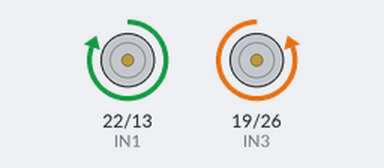
The program below on a simulated Raspberry Pi (BCM pin numbers). Shown: motor-driver pin pairs drawn as motors (green arrow = first pin HIGH = forward, orange = second pin HIGH = backward, longer = more drive, scaled by the enable pin).

Above: at 1.0 s.
At 3.0 s:
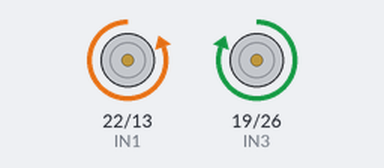
Timing chart, 0 to 5.2 s (numbered marks = the images above):
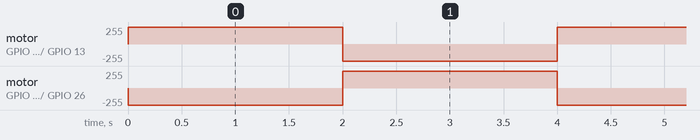

The program:

motor.py
```python
import RPi.GPIO as GPIO
import time

# 设置GPIO引脚编号模式
GPIO.setmode(GPIO.BCM)

# 定义GPIO引脚
ENA = 5
IN1 = 22
IN2 = 13
IN3 = 19
IN4 = 26
ENB = 20

# 设置GPIO引脚为输出模式
GPIO.setup(ENA, GPIO.OUT)
GPIO.setup(IN1, GPIO.OUT)
GPIO.setup(IN2, GPIO.OUT)
GPIO.setup(IN3, GPIO.OUT)
GPIO.setup(IN4, GPIO.OUT)
GPIO.setup(ENB, GPIO.OUT)

# 创建PWM对象
pwmA = GPIO.PWM(ENA, 100)  # 设置频率为100Hz
pwmB = GPIO.PWM(ENB, 100)  # 设置频率为100Hz
pwmA.start(0)  # 启动PWM信号，占空比为0
pwmB.start(0)  # 启动PWM信号，占空比为0

# 定义电机正转函数
def forward():
    GPIO.output(IN1, GPIO.HIGH)
    GPIO.output(IN2, GPIO.LOW)
    GPIO.output(IN3, GPIO.LOW)
    GPIO.output(IN4, GPIO.HIGH)
    pwmA.ChangeDutyCycle(100)  # 设置占空比为100%
    pwmB.ChangeDutyCycle(100)  # 设置占空比为100%

# 定义电机反转函数
def reverse():
    GPIO.output(IN1, GPIO.LOW)
    GPIO.output(IN2, GPIO.HIGH)
    GPIO.output(IN3, GPIO.HIGH)
    GPIO.output(IN4, GPIO.LOW)
    pwmA.ChangeDutyCycle(100)  # 设置占空比为100%
    pwmB.ChangeDutyCycle(100)  # 设置占空比为100%

# 主循环
try:
    while True:
        forward()  # 正转
        time.sleep(2)  # 持续2秒

        reverse()  # 反转
        time.sleep(2)  # 持续2秒

except KeyboardInterrupt:
    # 清理资源并停止PWM
    pwmA.stop()
    pwmB.stop()
    GPIO.cleanup()
```

Measured:
- by itself, motor on GPIO 22 (IN1) / GPIO 13 (IN2), motor on GPIO 19 (IN3) / GPIO 26 (IN4): alternates forward 255/255 for 2.0 s and backward 255/255 for 2.0 s
